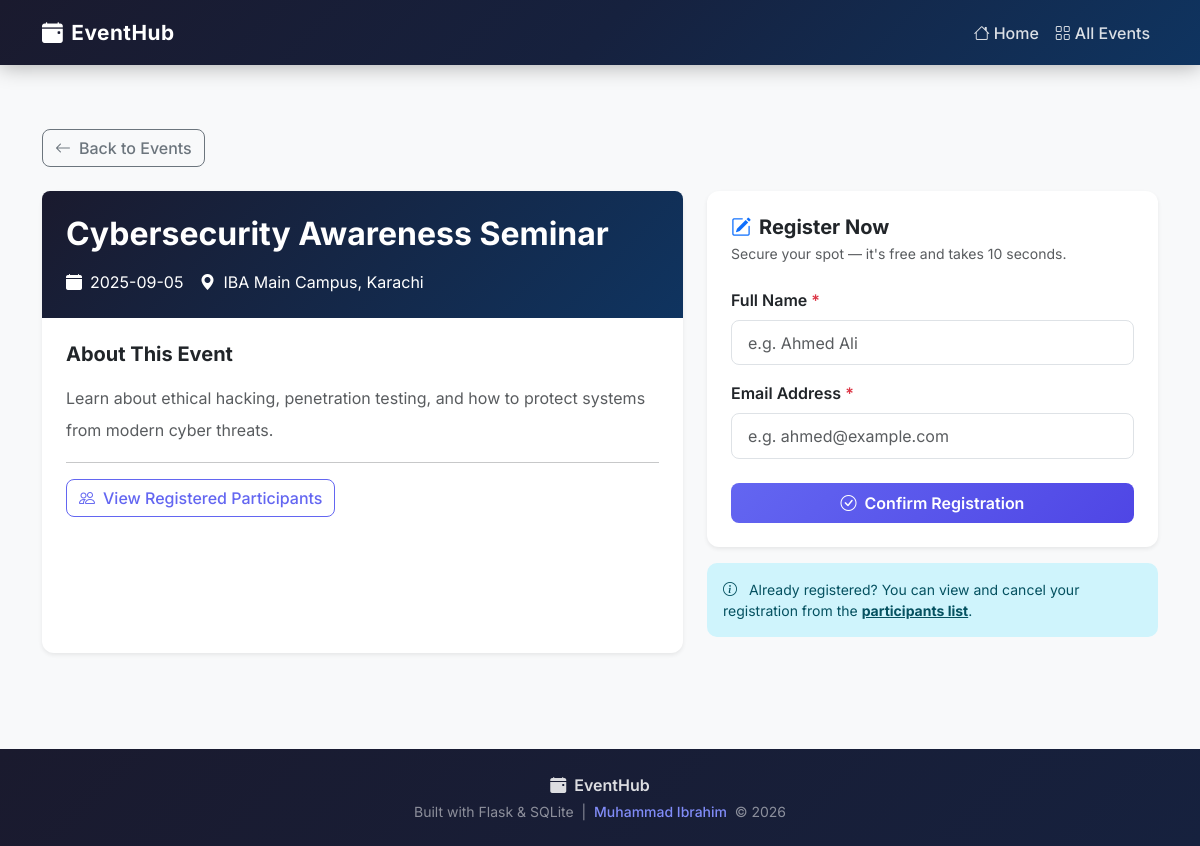
The page /events/3 on the database its author committed.
### tables this page shows
CREATE TABLE events (
        id          INTEGER PRIMARY KEY AUTOINCREMENT,
        title       TEXT    NOT NULL,
        description TEXT    NOT NULL,
        date        TEXT    NOT NULL,
        venue       TEXT    NOT NULL
    );

### app.py (the view)
@app.route('/events/<int:event_id>')
def event_detail(event_id):
    conn = get_db()
    cursor = conn.cursor()
    cursor.execute('SELECT * FROM events WHERE id = ?', (event_id,))
    event = cursor.fetchone()
    conn.close()
    if event is None:
        return render_template('404.html'), 404
    return render_template('event_detail.html', event=event)

### app.py (called while the page is built)
def get_db():
    conn = sqlite3.connect(DATABASE)
    conn.row_factory = sqlite3.Row
    return conn

### templates/event_detail.html (shortened to what this page needs)
{% extends 'base.html' %}
{% block content %}
<div class="container py-5">
    <a href="{{ url_for('events') }}" class="btn btn-outline-secondary mb-4">
        <i class="bi bi-arrow-left me-2"></i>Back to Events
    </a>
    <div class="row g-4">
        <div class="col-lg-7">
            <div class="card shadow-sm border-0 h-100">
                <div class="detail-header p-4 text-white">
                    <h2 class="fw-bold mb-3">{{ event['title'] }}</h2>
                    <div class="d-flex flex-wrap gap-3">
                        <span>
                            <i class="bi bi-calendar-fill me-2"></i>{{ event['date'] }}
                        </span>
                        <span>
                            <i class="bi bi-geo-alt-fill me-2"></i>{{ event['venue'] }}
                        </span>
                    </div>
                </div>
                <div class="card-body p-4">
                    <h5 class="fw-bold mb-3">About This Event</h5>
                    <p class="text-muted lh-lg">{{ event['description'] }}</p>
                    <hr>
                    <a href="{{ url_for('view_registrations', event_id=event['id']) }}"
                       class="btn btn-outline-primary">
                        <i class="bi bi-people me-2"></i>View Registered Participants
                    </a>
                </div>
            </div>
        </div>
        <div class="col-lg-5">
            <div class="card shadow-sm border-0">
                <div class="card-body p-4">
                    <h5 class="fw-bold mb-1">
                        <i class="bi bi-pencil-square me-2 text-primary"></i>Register Now
                    </h5>
                    <p class="text-muted small mb-4">
                        Secure your spot — it's free and takes 10 seconds.
                    </p>
                    <form action="{{ url_for('register', event_id=event['id']) }}" method="POST">
                        <div class="mb-3">
                            <label for="student_name" class="form-label fw-semibold">
                                Full Name <span class="text-danger">*</span>
                            </label>
                            <input
                                type="text"
                                class="form-control"
                                id="student_name"
                                name="student_name"
                                placeholder="e.g. Ahmed Ali"
                                required
                            >
                        </div>
                        <div class="mb-4">
                            <label for="email" class="form-label fw-semibold">
                                Email Address <span class="text-danger">*</span>
                            </label>
                            <input
                                type="email"
                                class="form-control"
                                id="email"
                                name="email"
                                placeholder="e.g. ahmed@example.com"
                                required
                            >
                        </div>
                        <button type="submit" class="btn btn-primary w-100 py-2 fw-semibold">
                            <i class="bi bi-check-circle me-2"></i>Confirm Registration
                        </button>
                    </form>
                </div>
            </div>
            <div class="alert alert-info mt-3 small">
                <i class="bi bi-info-circle me-2"></i>
                Already registered? You can view and cancel your registration from the
                <a href="{{ url_for('view_registrations', event_id=event['id']) }}"
                   class="alert-link">participants list</a>.
            </div>
        </div>
    </div>
</div>
{% endblock %}

### static/style.css (style rules this page uses)
body { font-family: 'Inter', sans-serif; background-color: #f8f9fa; color: #212529; }
.detail-header { background: linear-gradient(135deg, #1a1a2e 0%, #0f3460 100%); border-radius: 0.5rem 0.5rem 0 0; }
.btn-primary { background: linear-gradient(135deg, #6366f1, #4f46e5); border: none; border-radius: 8px; font-weight: 600; transition: all 0.2s; }
.btn-outline-primary { border-color: #6366f1; color: #6366f1; border-radius: 8px; font-weight: 500; }
.btn-outline-secondary { border-radius: 8px; font-weight: 500; }
.form-control { border-radius: 8px; border: 1.5px solid #dee2e6; padding: 0.6rem 1rem; transition: border-color 0.2s, box-shadow 0.2s; }
.card { border-radius: 12px; }
.alert { border-radius: 10px; border: none; }

### rows shown on the page
events: title "Cybersecurity Awareness Seminar", date "2025-09-05", venue "IBA Main Campus, Karachi", description "Learn about ethical hacking, penetration testing, and how to protect systems from modern cyber threats."
